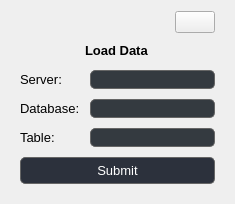
           <widget class="QCustomSlideMenu" name="serverDBContainer" native="true">
            <layout class="QHBoxLayout" name="horizontalLayout_13">
             <item>
              <widget class="QWidget" name="serverDBSubContainer" native="true">
               <property name="sizePolicy">
                <sizepolicy hsizetype="Preferred" vsizetype="Fixed">
                 <horstretch>0</horstretch>
                 <verstretch>0</verstretch>
                </sizepolicy>
               </property>
               <layout class="QVBoxLayout" name="verticalLayout_22">
                <property name="spacing">
                 <number>10</number>
                </property>
                <property name="topMargin">
                 <number>0</number>
                </property>
                <item alignment="Qt::AlignRight">
                 <widget class="QPushButton" name="closeServerDBBtn">
                  <property name="cursor">
                   <cursorShape>PointingHandCursor</cursorShape>
                  </property>
                  <property name="text">
                   <string/>
                  </property>
                  <property name="icon">
                   <iconset resource="resources.qrc">
                    <normaloff>:/icons/icons/x.svg</normaloff>:/icons/icons/x.svg</iconset>
                  </property>
                 </widget>
                </item>
                <item alignment="Qt::AlignHCenter">
                 <widget class="QLabel" name="findDataLabel">
                  <property name="font">
                   <font>
                    <pointsize>10</pointsize>
                    <weight>75</weight>
                    <bold>true</bold>
                   </font>
                  </property>
                  <property name="text">
                   <string>Load Data</string>
                  </property>
                 </widget>
                </item>
                <item>
                 <spacer name="verticalSpacer_3">
                  <property name="orientation">
                   <enum>Qt::Vertical</enum>
                  </property>
                  <property name="sizeHint" stdset="0">
                   <size>
                    <width>20</width>
                    <height>2</height>
                   </size>
                  </property>
                 </spacer>
                </item>
                <item>
                 <layout class="QFormLayout" name="formLayout">
                  <property name="verticalSpacing">
                   <number>10</number>
                  </property>
                  <item row="0" column="0">
                   <widget class="QLabel" name="serverLabel">
                    <property name="font">
                     <font>
                      <pointsize>10</pointsize>
                     </font>
                    </property>
                    <property name="text">
                     <string>Server:</string>
                    </property>
                   </widget>
                  </item>
                  <item row="0" column="1">
                   <widget class="QLineEdit" name="serverLineEdit">
                    <property name="font">
                     <font>
                      <pointsize>10</pointsize>
                     </font>
                    </property>
                    <property name="styleSheet">
                     <string notr="true">QLineEdit {
	background-color: #343a40; /* or #454f55 */
	border: 1px solid #666666; /* or #808080 */
	border-radius: 5px; /* or 8px */
}</string>
                    </property>
                    <property name="alignment">
                     <set>Qt::AlignRight|Qt::AlignTrailing|Qt::AlignVCenter</set>
                    </property>
                   </widget>
                  </item>
                  <item row="1" column="0">
                   <widget class="QLabel" name="databaseLabel">
                    <property name="font">
                     <font>
                      <pointsize>10</pointsize>
                     </font>
                    </property>
                    <property name="text">
                     <string>Database:</string>
                    </property>
                    <property name="alignment">
                     <set>Qt::AlignLeading|Qt::AlignLeft|Qt::AlignVCenter</set>
                    </property>
                   </widget>
                  </item>
                  <item row="1" column="1">
                   <widget class="QLineEdit" name="dataBaseLineEdit">
                    <property name="font">
                     <font>
                      <pointsize>10</pointsize>
                     </font>
                    </property>
                    <property name="styleSheet">
                     <string notr="true">QLineEdit {
	background-color: #343a40; /* or #454f55 */
	border: 1px solid #666666; /* or #808080 */
	border-radius: 5px; /* or 8px */
}</string>
                    </property>
                    <property name="alignment">
                     <set>Qt::AlignRight|Qt::AlignTrailing|Qt::AlignVCenter</set>
                    </property>
                   </widget>
                  </item>
                  <item row="2" column="0">
                   <widget class="QLabel" name="tableLabel">
                    <property name="font">
                     <font>
                      <pointsize>10</pointsize>
                     </font>
                    </property>
                    <property name="styleSheet">
                     <string notr="true"/>
                    </property>
                    <property name="text">
                     <string>Table:</string>
                    </property>
                    <property name="alignment">
                     <set>Qt::AlignLeading|Qt::AlignLeft|Qt::AlignVCenter</set>
                    </property>
                   </widget>
                  </item>
                  <item row="2" column="1">
                   <widget class="QLineEdit" name="tableLineEdit">
                    <property name="font">
                     <font>
                      <pointsize>10</pointsize>
                     </font>
                    </property>
                    <property name="styleSheet">
                     <string notr="true">QLineEdit {
	background-color: #343a40; /* or #454f55 */
	border: 1px solid #666666; /* or #808080 */
	border-radius: 5px; /* or 8px */
}</string>
                    </property>
                    <property name="alignment">
                     <set>Qt::AlignRight|Qt::AlignTrailing|Qt::AlignVCenter</set>
                    </property>
                   </widget>
                  </item>
                 </layout>
                </item>
                <item>
                 <widget class="QPushButton" name="submitTraceServerDBBtn">
                  <property name="font">
                   <font>
                    <pointsize>10</pointsize>
                   </font>
                  </property>
                  <property name="cursor">
                   <cursorShape>PointingHandCursor</cursorShape>
                  </property>
                  <property name="styleSheet">
                   <string notr="true">QPushButton {
	background-color: #2c313c; /* a dark blue-gray color */
	color: #ffffff; /* white text color for contrast */
	border: 1px solid #666666; /* dark gray border */
	border-radius: 5px; /* rounded corners */
	padding: 5px 10px; /* add some padding for a better look */
}

QPushButton:hover {
	background-color: #454f55; /* a slightly lighter dark gray color on hover */
}</string>
                  </property>
                  <property name="text">
                   <string>Submit</string>
                  </property>
                 </widget>
                </item>
               </layout>
              </widget>
             </item>
            </layout>
           </widget>
